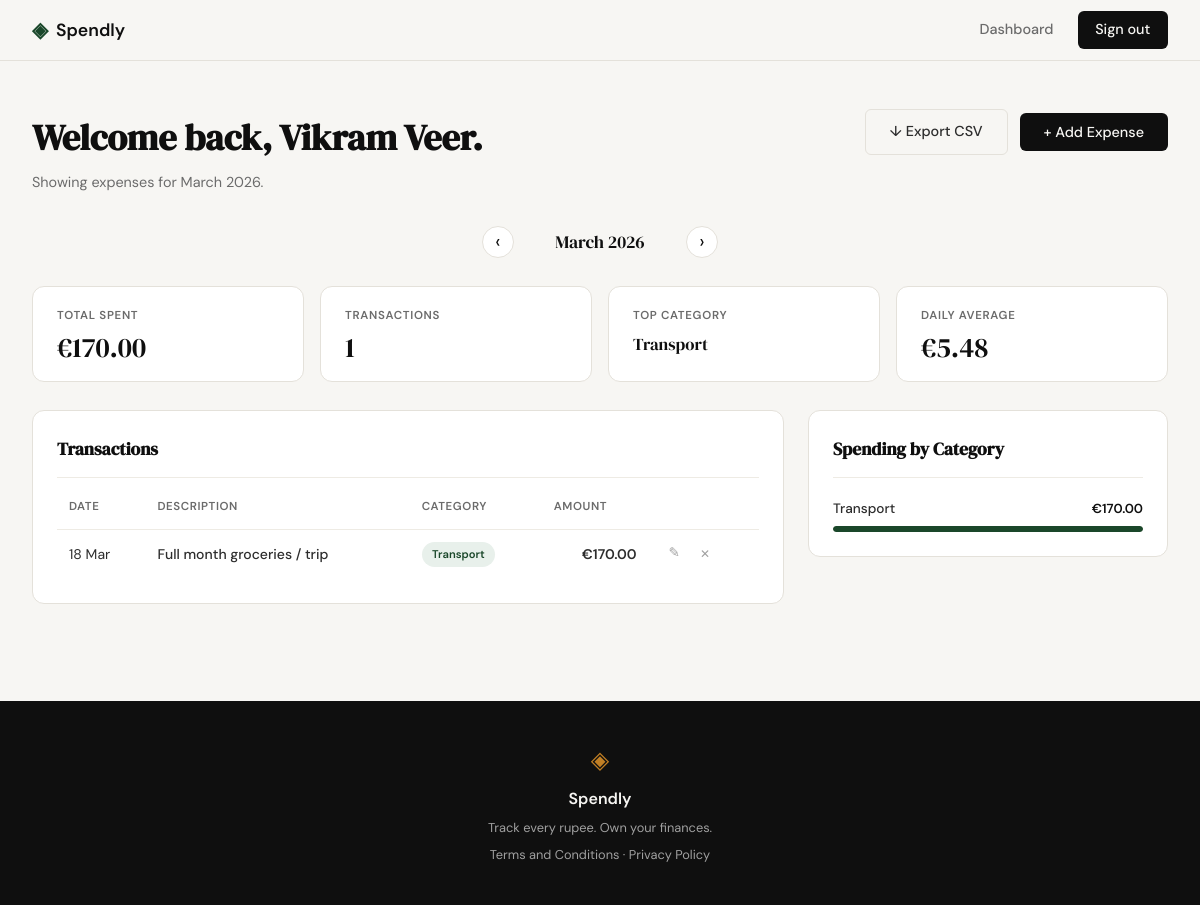
The page /dashboard?month=3&year=2026 (signed in) on the database its author committed.
### app.py (models this page shows)
class Expense(db.Model):
    id          = db.Column(db.Integer, primary_key=True)
    user_id     = db.Column(db.Integer, db.ForeignKey('user.id'), nullable=False)
    amount      = db.Column(db.Float, nullable=False)
    category    = db.Column(db.String(50), nullable=False)
    date        = db.Column(db.Date, nullable=False)
    description = db.Column(db.String(200), nullable=False)

### app.py (the view)
@app.route("/dashboard")
def dashboard():
    if "user_id" not in session:
        return redirect(url_for("login"))
    user_id = session["user_id"]
    today   = date.today()
    try:
        month = int(request.args.get("month", today.month))
        year  = int(request.args.get("year",  today.year))
        if date(year, month, 1) > today.replace(day=1):
            month, year = today.month, today.year
        selected = date(year, month, 1)
    except (ValueError, TypeError):
        return redirect(url_for("dashboard"))
    first_of_month = date(year, month, 1)
    nm, ny = next_month(month, year)
    last_of_month  = date(ny, nm, 1) - timedelta(days=1)
    monthly_expenses = (Expense.query
                        .filter_by(user_id=user_id)
                        .filter(Expense.date >= first_of_month,
                                Expense.date <= last_of_month)
                        .order_by(Expense.date.desc(), Expense.id.desc())
                        .all())
    total             = sum(e.amount for e in monthly_expenses)
    transaction_count = len(monthly_expenses)
    is_current = (year == today.year and month == today.month)
    elapsed    = today.day if is_current else days_in_month(month, year)
    daily_avg  = total / max(elapsed, 1)
    cat_totals = {}
    for e in monthly_expenses:
        cat_totals[e.category] = cat_totals.get(e.category, 0) + e.amount
    top_category      = max(cat_totals, key=cat_totals.get) if cat_totals else "—"
    sorted_categories = sorted(cat_totals.items(), key=lambda x: x[1], reverse=True)
    max_cat_amount    = sorted_categories[0][1] if sorted_categories else 1
    pm, py = prev_month(month, year)
    return render_template(
        "dashboard.html",
        expenses=monthly_expenses,
        total_this_month=total,
        transaction_count=transaction_count,
        top_category=top_category,
        daily_average=daily_avg,
        sorted_categories=sorted_categories,
        max_cat_amount=max_cat_amount,
        categories=CATEGORIES,
        today=today,
        selected=selected,
        is_current=is_current,
        prev_month=pm, prev_year=py,
        next_month=nm, next_year=ny,
    )

### app.py (called while the page is built)
def prev_month(month, year):
    if month == 1:
        return 12, year - 1
    return month - 1, year

def next_month(month, year):
    if month == 12:
        return 1, year + 1
    return month + 1, year

def days_in_month(month, year):
    nm, ny = next_month(month, year)
    return (date(ny, nm, 1) - date(year, month, 1)).days

### templates/dashboard.html (shortened to what this page needs)
{% extends "base.html" %}
{% block head %}
<link rel="stylesheet" href="{{ url_for('static', filename='css/dashboard.css') }}">
{% endblock %}
{% block content %}
<div class="dash-page">
    <div class="dash-header">
        <div>
            <h1 class="dash-title">Welcome back, {{ session.user_name }}.</h1>
            <p class="dash-subtitle">Showing expenses for {{ selected.strftime('%B %Y') }}.</p>
        </div>
        <div class="dash-header-actions">
            <a href="/expenses/export" class="btn-ghost">↓ Export CSV</a>
            <button class="btn-primary" id="open-add-modal">+ Add Expense</button>
        </div>
    </div>
    <div class="month-nav">
        <a class="month-nav-btn"
           href="{{ url_for('dashboard', month=prev_month, year=prev_year) }}"
           aria-label="Previous month">‹</a>
        <span class="month-nav-label">{{ selected.strftime('%B %Y') }}</span>
        <a class="month-nav-btn {% if is_current %}month-nav-btn--disabled{% endif %}"
           {% if not is_current %}href="{{ url_for('dashboard', month=next_month, year=next_year) }}"{% endif %}
           aria-label="Next month">›</a>
    </div>
    <div class="stats-row">
        <div class="stat-tile">
            <p class="stat-tile-label">Total Spent</p>
            <p class="stat-tile-value">€{{ "%.2f"|format(total_this_month) }}</p>
        </div>
        <div class="stat-tile">
            <p class="stat-tile-label">Transactions</p>
            <p class="stat-tile-value">{{ transaction_count }}</p>
        </div>
        <div class="stat-tile">
            <p class="stat-tile-label">Top Category</p>
            <p class="stat-tile-value stat-tile-value--sm">{{ top_category }}</p>
        </div>
        <div class="stat-tile">
            <p class="stat-tile-label">Daily Average</p>
            <p class="stat-tile-value">€{{ "%.2f"|format(daily_average) }}</p>
        </div>
    </div>
    <div class="dash-grid">
        <div class="dash-card">
            <h2 class="dash-card-title">Transactions</h2>
            {% if expenses %}
            <table class="expense-table">
                <thead>
                    <tr>
                        <th>Date</th>
                        <th>Description</th>
                        <th>Category</th>
                        <th class="col-right">Amount</th>
                        <th></th>
                    </tr>
                </thead>
                <tbody>
                    {% for e in expenses %}
                    <tr>
                        <td class="exp-date">{{ e.date.strftime('%d %b') }}</td>
                        <td class="exp-desc">{{ e.description }}</td>
                        <td><span class="category-tag">{{ e.category }}</span></td>
                        <td class="exp-amount">€{{ "%.2f"|format(e.amount) }}</td>
                        <td class="exp-actions">
                            <button class="btn-edit"
                                    data-id="{{ e.id }}"
                                    data-amount="{{ e.amount }}"
                                    data-category="{{ e.category }}"
                                    data-date="{{ e.date }}"
                                    data-description="{{ e.description }}"
                                    aria-label="Edit">✎</button>
                            <form method="POST" action="/expenses/{{ e.id }}/delete"
                                  onsubmit="return confirm('Delete this expense?')">
                                <button type="submit" class="btn-delete" aria-label="Delete">✕</button>
                            </form>
                        </td>
                    </tr>
                    {% endfor %}
                </tbody>
            </table>
            {% else %}
            <div class="empty-state">
                <p class="empty-icon">○</p>
                <p>No expenses for {{ selected.strftime('%B %Y') }}.</p>
                <p>Click <strong>+ Add Expense</strong> to log one.</p>
            </div>
            {% endif %}
        </div>
        <div class="dash-right">
            <div class="dash-card">
                <h2 class="dash-card-title">Spending by Category</h2>
                {% if sorted_categories %}
                <div class="category-breakdown">
                    {% for cat, total in sorted_categories %}
                    <div class="cat-row">
                        <div class="cat-row-header">
                            <span class="cat-name">{{ cat }}</span>
                            <span class="cat-amount">€{{ "%.2f"|format(total) }}</span>
                        </div>
                        <div class="cat-track">
                            <div class="cat-bar"
                                 style="width: {{ [((total / max_cat_amount) * 100)|int, 2]|max }}%">
                            </div>
                        </div>
                    </div>
                    {% endfor %}
                </div>
                {% else %}
                <div class="empty-state">
                    <p>No data for this month.</p>
                </div>
                {% endif %}
            </div>
        </div>
    </div>
</div>
{% endblock %}

### static/css/style.css (style rules this page uses)
:root { --ink: #0f0f0f; --ink-soft: #2d2d2d; --ink-muted: #6b6b6b; --ink-faint: #a0a0a0; --paper: #f7f6f3; --paper-warm: #f0ede6; --paper-card: #ffffff; --accent: #1a472a; --accent-light: #e8f0eb; --accent-2: #c17f24; --accent-2-light: #fdf3e3; --danger: #c0392b; --danger-light: #fdecea; --border: #e4e1da; --border-soft: #eeebe4; --font-display: 'DM Serif Display', Georgia, serif; --font-body: 'DM Sans', system-ui, sans-serif; --max-width: 1200px; --auth-width: 440px; --radius-sm: 6px; --radius-md: 12px; --radius-lg: 20px; }
*, *::before, *::after { box-sizing: border-box; margin: 0; padding: 0; }
html { font-size: 16px; scroll-behavior: smooth; }
body { background: var(--paper); color: var(--ink); font-family: var(--font-body); font-size: 1rem; line-height: 1.6; -webkit-font-smoothing: antialiased; }
a { color: inherit; text-decoration: none; }
.btn-primary { display: inline-block; background: var(--ink); color: var(--paper); padding: 0.65rem 1.5rem; border-radius: var(--radius-sm); font-family: var(--font-body); font-size: 0.9rem; font-weight: 500; cursor: pointer; border: none; transition: background 0.2s; text-decoration: none; }
.btn-ghost { display: inline-block; background: transparent; color: var(--ink-soft); padding: 0.65rem 1.5rem; border-radius: var(--radius-sm); font-size: 0.9rem; font-weight: 500; border: 1px solid var(--border); transition: all 0.2s; text-decoration: none; }

### rows shown on the page
Expense: category "Transport", date "18 Mar", description "Full month groceries / trip", amount "170.00", {{ [((total / max_cat_amount) * 100)|int, 2]|max }} 100 (drawn)

### other values the page prints
{{ session.user_name }} "Vikram Veer"
{{ selected.strftime('%B %Y') }} "March 2026"
{{ "%.2f"|format(total_this_month) }} "170.00"
{{ transaction_count }} "1"
{{ "%.2f"|format(daily_average) }} "5.48"
